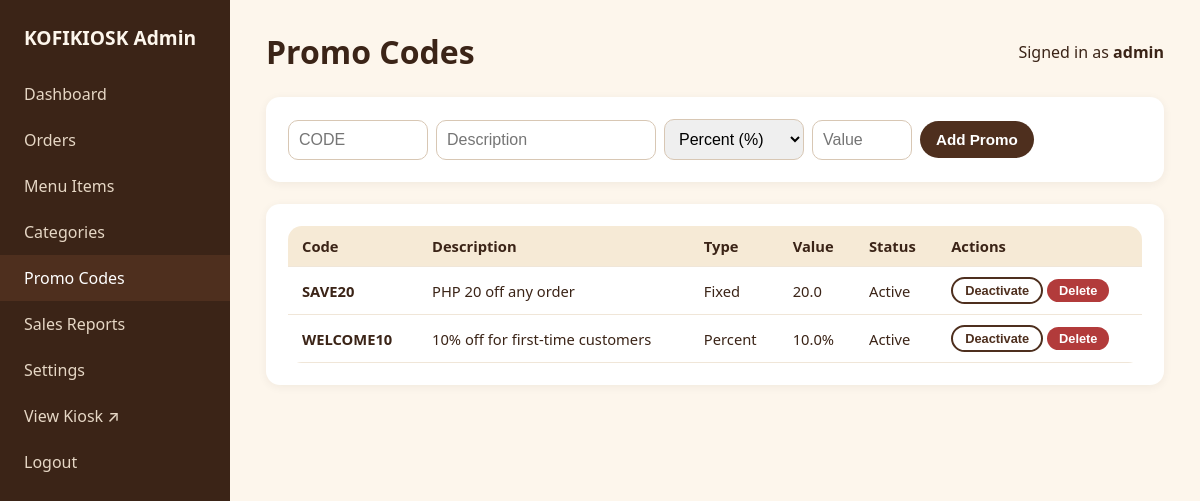
The page /admin/promos (signed in) on the database its author committed.
### tables this page shows
CREATE TABLE promo_codes (
    id INTEGER PRIMARY KEY AUTOINCREMENT,
    code TEXT NOT NULL UNIQUE,
    description TEXT,
    discount_type TEXT NOT NULL CHECK(discount_type IN ('percent','fixed')),
    value REAL NOT NULL,
    is_active INTEGER NOT NULL DEFAULT 1
);

### index.py (the view, shortened to what this page needs)
@app.route("/admin/promos", methods=["GET", "POST"])
@admin_required
def admin_promos():
    conn = db.get_db()
    promos = conn.execute("SELECT * FROM promo_codes ORDER BY id DESC").fetchall()
    conn.close()
    return render_template("admin/promos.html", promos=promos)

### db.py (called while the page is built)
def get_db():
    conn = sqlite3.connect(DB_PATH)
    conn.row_factory = sqlite3.Row
    conn.execute("PRAGMA foreign_keys = ON")
    return conn

### index.py (called while the page is built)
def admin_required(view):
    @wraps(view)
    def wrapped(*args, **kwargs):
        if not session.get("admin_id"):
            return redirect(url_for("admin_login", next=request.path))
        return view(*args, **kwargs)
    return wrapped

### templates/admin/promos.html (shortened to what this page needs)
{% extends "admin/base.html" %}
{% block heading %}Promo Codes{% endblock %}
{% block content %}
<div class="admin-card">
  <form method="POST" class="inline-form" style="flex-wrap:wrap;">
    <input type="text" name="code" placeholder="CODE" required style="max-width:140px;text-transform:uppercase;">
    <input type="text" name="description" placeholder="Description" style="max-width:220px;">
    <select name="discount_type" style="max-width:140px;">
      <option value="percent">Percent (%)</option>
    </select>
    <input type="number" step="0.01" name="value" placeholder="Value" required style="max-width:100px;">
    <button type="submit" class="btn btn-primary">Add Promo</button>
  </form>
</div>
<div class="admin-card">
  {% if promos %}
  <table>
    <tr><th>Code</th><th>Description</th><th>Type</th><th>Value</th><th>Status</th><th>Actions</th></tr>
    {% for p in promos %}
    <tr>
      <td><strong>{{ p.code }}</strong></td>
      <td>{{ p.description }}</td>
      <td>{{ 'Percent' if p.discount_type == 'percent' else 'Fixed' }}</td>
      <td>{{ p.value }}{{ '%' if p.discount_type == 'percent' else '' }}</td>
      <td>{% if p.is_active %}Active{% else %}Inactive{% endif %}</td>
      <td>
        <form method="POST" action="{{ url_for('admin_promo_toggle', promo_id=p.id) }}" style="display:inline;">
          <button type="submit" class="btn btn-outline" style="padding:4px 12px;font-size:.8rem;">
            {{ 'Deactivate' if p.is_active else 'Activate' }}
          </button>
        </form>
        <form method="POST" action="{{ url_for('admin_promo_delete', promo_id=p.id) }}"
              onsubmit="return confirm('Delete this promo code?');" style="display:inline;">
          <button type="submit" class="btn btn-danger" style="padding:4px 12px;font-size:.8rem;">Delete</button>
        </form>
      </td>
    </tr>
    {% endfor %}
  </table>
  {% else %}
    <p class="hint">No promo codes yet.</p>
  {% endif %}
</div>
{% endblock %}

### static/css/style.css (style rules this page uses)
:root { --brown-900: #3b2417; --brown-800: #4e2f1e; --brown-700: #6b4226; --brown-500: #8c5a34; --cream-100: #fdf6ec; --cream-200: #f6ead6; --accent: #c8873b; --accent-dark: #a8672b; --green: #2f7a4d; --red: #b23b3b; --radius: 14px; font-size: 16px; }
* { box-sizing: border-box; }
body { margin: 0; font-family: "Segoe UI", system-ui, -apple-system, sans-serif; background: var(--cream-100); color: var(--brown-900); }
.btn { border: none; border-radius: 999px; padding: 10px 16px; font-weight: 600; cursor: pointer; font-size: .95rem; }
.btn-primary { background: var(--brown-800); color: #fff; }
.btn-outline { background: transparent; border: 2px solid var(--brown-800); color: var(--brown-800); }
.btn-danger { background: var(--red); color: #fff; }
textarea, input[type=text], input[type=number], input[type=password], select { width: 100%; padding: 10px; border-radius: 10px; border: 1px solid #d8c7b4; font-size: 1rem; }
table { width: 100%; border-collapse: collapse; background: #fff; border-radius: var(--radius); overflow: hidden; }
table th, table td { padding: 10px 14px; text-align: left; border-bottom: 1px solid #f0e6d8; font-size: .92rem; }
table th { background: var(--cream-200); }
.admin-card { background: #fff; border-radius: var(--radius); padding: 22px; margin-bottom: 22px; box-shadow: 0 2px 10px rgba(59,36,23,.06); }
.inline-form { display: flex; gap: 8px; align-items: center; }

### rows shown on the page
promo_codes: code "SAVE20", description "PHP 20 off any order", discount_type "Fixed", value "20.0", shows "Active", is_active "Deactivate"
promo_codes: code "WELCOME10", description "10% off for first-time customers", discount_type "Percent", value "10.0", discount_type "%", shows "Active", is_active "Deactivate"

### other values the page prints
{{ session.get('admin_username') }} "admin"
